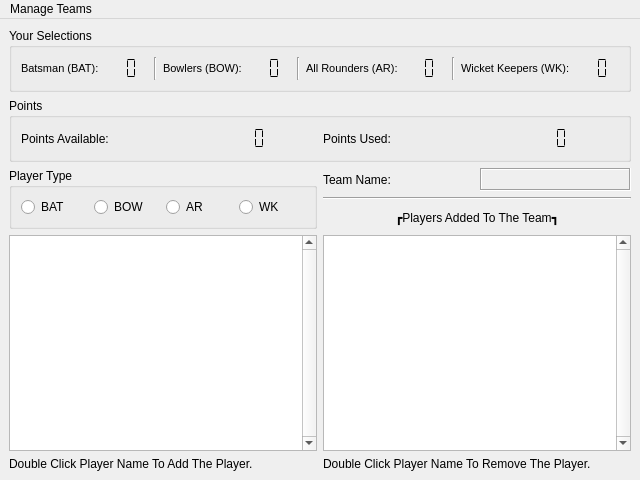
<?xml version="1.0" encoding="UTF-8"?>
<ui version="4.0">
 <class>MainWindow</class>
 <widget class="QMainWindow" name="MainWindow">
  <property name="geometry">
   <rect>
    <x>0</x>
    <y>0</y>
    <width>640</width>
    <height>480</height>
   </rect>
  </property>
  <property name="windowTitle">
   <string>Fantasy Cricket</string>
  </property>
  <widget class="QWidget" name="centralwidget">
   <property name="enabled">
    <bool>true</bool>
   </property>
   <layout class="QGridLayout" name="gridLayout">
    <item row="3" column="2">
     <widget class="QLabel" name="teamNameLabel">
      <property name="enabled">
       <bool>true</bool>
      </property>
      <property name="text">
       <string>Team Name:</string>
      </property>
     </widget>
    </item>
    <item row="3" column="0" rowspan="3" colspan="2">
     <widget class="QGroupBox" name="typeBox">
      <property name="enabled">
       <bool>true</bool>
      </property>
      <property name="title">
       <string>Player Type</string>
      </property>
      <layout class="QHBoxLayout" name="horizontalLayout_2">
       <item>
        <widget class="QRadioButton" name="batRadio">
         <property name="text">
          <string>BAT</string>
         </property>
         <attribute name="buttonGroup">
          <string notr="true">typeGroup</string>
         </attribute>
        </widget>
       </item>
       <item>
        <widget class="QRadioButton" name="bowRadio">
         <property name="text">
          <string>BOW</string>
         </property>
         <attribute name="buttonGroup">
          <string notr="true">typeGroup</string>
         </attribute>
        </widget>
       </item>
       <item>
        <widget class="QRadioButton" name="arRadio">
         <property name="text">
          <string>AR</string>
         </property>
         <attribute name="buttonGroup">
          <string notr="true">typeGroup</string>
         </attribute>
        </widget>
       </item>
       <item>
        <widget class="QRadioButton" name="wkRadio">
         <property name="enabled">
          <bool>true</bool>
         </property>
         <property name="text">
          <string>WK</string>
         </property>
         <attribute name="buttonGroup">
          <string notr="true">typeGroup</string>
         </attribute>
        </widget>
       </item>
      </layout>
     </widget>
    </item>
    <item row="7" column="0" colspan="2">
     <widget class="QLabel" name="guideAddLabel">
      <property name="text">
       <string>Double Click Player Name To Add The Player.</string>
      </property>
     </widget>
    </item>
    <item row="4" column="2" colspan="2">
     <widget class="Line" name="line_3">
      <property name="orientation">
       <enum>Qt::Horizontal</enum>
      </property>
     </widget>
    </item>
    <item row="5" column="2" colspan="2">
     <widget class="QLabel" name="playerAddedLabel">
      <property name="enabled">
       <bool>true</bool>
      </property>
      <property name="text">
       <string>┏Players Added To The Team┓</string>
      </property>
      <property name="alignment">
       <set>Qt::AlignCenter</set>
      </property>
     </widget>
    </item>
    <item row="6" column="2" colspan="2">
     <widget class="QListWidget" name="addedPlayers">
      <property name="enabled">
       <bool>true</bool>
      </property>
      <property name="verticalScrollBarPolicy">
       <enum>Qt::ScrollBarAlwaysOn</enum>
      </property>
     </widget>
    </item>
    <item row="7" column="2" colspan="2">
     <widget class="QLabel" name="guideRemoveLabel">
      <property name="text">
       <string>Double Click Player Name To Remove The Player.</string>
      </property>
     </widget>
    </item>
    <item row="6" column="0" colspan="2">
     <widget class="QListWidget" name="availablePlayers">
      <property name="enabled">
       <bool>true</bool>
      </property>
      <property name="verticalScrollBarPolicy">
       <enum>Qt::ScrollBarAlwaysOn</enum>
      </property>
      <property name="horizontalScrollBarPolicy">
       <enum>Qt::ScrollBarAsNeeded</enum>
      </property>
     </widget>
    </item>
    <item row="2" column="0" colspan="4">
     <widget class="QGroupBox" name="pointsBox">
      <property name="enabled">
       <bool>true</bool>
      </property>
      <property name="title">
       <string>Points</string>
      </property>
      <layout class="QHBoxLayout" name="horizontalLayout_3">
       <item>
        <widget class="QLabel" name="leftPointLabel">
         <property name="text">
          <string>Points Available:</string>
         </property>
        </widget>
       </item>
       <item>
        <widget class="QLCDNumber" name="leftPointCount">
         <property name="frameShape">
          <enum>QFrame::NoFrame</enum>
         </property>
         <property name="lineWidth">
          <number>0</number>
         </property>
         <property name="digitCount">
          <number>4</number>
         </property>
         <property name="segmentStyle">
          <enum>QLCDNumber::Flat</enum>
         </property>
        </widget>
       </item>
       <item>
        <widget class="QLabel" name="usedPointLabel">
         <property name="text">
          <string>Points Used:</string>
         </property>
        </widget>
       </item>
       <item>
        <widget class="QLCDNumber" name="usedPointCount">
         <property name="frameShape">
          <enum>QFrame::NoFrame</enum>
         </property>
         <property name="lineWidth">
          <number>0</number>
         </property>
         <property name="digitCount">
          <number>4</number>
         </property>
         <property name="segmentStyle">
          <enum>QLCDNumber::Flat</enum>
         </property>
        </widget>
       </item>
      </layout>
     </widget>
    </item>
    <item row="1" column="0" colspan="4">
     <widget class="QGroupBox" name="selectionBox">
      <property name="enabled">
       <bool>true</bool>
      </property>
      <property name="title">
       <string>Your Selections</string>
      </property>
      <layout class="QHBoxLayout" name="horizontalLayout">
       <item>
        <widget class="QLabel" name="labelBat">
         <property name="font">
          <font>
           <pointsize>8</pointsize>
          </font>
         </property>
         <property name="text">
          <string>Batsman (BAT):</string>
         </property>
        </widget>
       </item>
       <item>
        <widget class="QLCDNumber" name="countBat">
         <property name="font">
          <font>
           <weight>50</weight>
           <bold>false</bold>
          </font>
         </property>
         <property name="frameShape">
          <enum>QFrame::NoFrame</enum>
         </property>
         <property name="lineWidth">
          <number>0</number>
         </property>
         <property name="smallDecimalPoint">
          <bool>false</bool>
         </property>
         <property name="digitCount">
          <number>2</number>
         </property>
         <property name="segmentStyle">
          <enum>QLCDNumber::Flat</enum>
         </property>
         <property name="value" stdset="0">
          <double>0.000000000000000</double>
         </property>
        </widget>
       </item>
       <item>
        <widget class="Line" name="line_0">
         <property name="orientation">
          <enum>Qt::Vertical</enum>
         </property>
        </widget>
       </item>
       <item>
        <widget class="QLabel" name="labelBow">
         <property name="font">
          <font>
           <pointsize>8</pointsize>
          </font>
         </property>
         <property name="text">
          <string>Bowlers (BOW):</string>
         </property>
        </widget>
       </item>
       <item>
        <widget class="QLCDNumber" name="countBow">
         <property name="font">
          <font>
           <weight>50</weight>
           <bold>false</bold>
          </font>
         </property>
         <property name="frameShape">
          <enum>QFrame::NoFrame</enum>
         </property>
         <property name="lineWidth">
          <number>0</number>
         </property>
         <property name="smallDecimalPoint">
          <bool>false</bool>
         </property>
         <property name="digitCount">
          <number>2</number>
         </property>
         <property name="segmentStyle">
          <enum>QLCDNumber::Flat</enum>
         </property>
         <property name="value" stdset="0">
          <double>0.000000000000000</double>
         </property>
        </widget>
       </item>
       <item>
        <widget class="Line" name="line_1">
         <property name="orientation">
          <enum>Qt::Vertical</enum>
         </property>
        </widget>
       </item>
       <item>
        <widget class="QLabel" name="labelAr">
         <property name="font">
          <font>
           <pointsize>8</pointsize>
          </font>
         </property>
         <property name="text">
          <string>All Rounders (AR):</string>
         </property>
        </widget>
       </item>
       <item>
        <widget class="QLCDNumber" name="countAr">
         <property name="font">
          <font>
           <weight>50</weight>
           <bold>false</bold>
          </font>
         </property>
         <property name="frameShape">
          <enum>QFrame::NoFrame</enum>
         </property>
         <property name="lineWidth">
          <number>0</number>
         </property>
         <property name="smallDecimalPoint">
          <bool>false</bool>
         </property>
         <property name="digitCount">
          <number>2</number>
         </property>
         <property name="segmentStyle">
          <enum>QLCDNumber::Flat</enum>
         </property>
         <property name="value" stdset="0">
          <double>0.000000000000000</double>
         </property>
        </widget>
       </item>
       <item>
        <widget class="Line" name="line_2">
         <property name="orientation">
          <enum>Qt::Vertical</enum>
         </property>
        </widget>
       </item>
       <item>
        <widget class="QLabel" name="labelWk">
         <property name="font">
          <font>
           <pointsize>8</pointsize>
          </font>
         </property>
         <property name="text">
          <string>Wicket Keepers (WK):</string>
         </property>
        </widget>
       </item>
       <item>
        <widget class="QLCDNumber" name="countWk">
         <property name="font">
          <font>
           <weight>50</weight>
           <bold>false</bold>
          </font>
         </property>
         <property name="frameShape">
          <enum>QFrame::NoFrame</enum>
         </property>
         <property name="lineWidth">
          <number>0</number>
         </property>
         <property name="smallDecimalPoint">
          <bool>false</bool>
         </property>
         <property name="digitCount">
          <number>2</number>
         </property>
         <property name="segmentStyle">
          <enum>QLCDNumber::Flat</enum>
         </property>
         <property name="value" stdset="0">
          <double>0.000000000000000</double>
         </property>
        </widget>
       </item>
      </layout>
     </widget>
    </item>
    <item row="3" column="3">
     <widget class="QLabel" name="nameLabel">
      <property name="enabled">
       <bool>true</bool>
      </property>
      <property name="font">
       <font>
        <pointsize>10</pointsize>
        <weight>75</weight>
        <bold>true</bold>
       </font>
      </property>
      <property name="frameShape">
       <enum>QFrame::Box</enum>
      </property>
      <property name="frameShadow">
       <enum>QFrame::Sunken</enum>
      </property>
      <property name="text">
       <string/>
      </property>
      <property name="alignment">
       <set>Qt::AlignCenter</set>
      </property>
     </widget>
    </item>
   </layout>
  </widget>
  <widget class="QMenuBar" name="menubar">
   <property name="geometry">
    <rect>
     <x>0</x>
     <y>0</y>
     <width>640</width>
     <height>21</height>
    </rect>
   </property>
   <widget class="QMenu" name="manageTeams">
    <property name="title">
     <string>Manage Teams</string>
    </property>
    <addaction name="newTeam"/>
    <addaction name="openTeam"/>
    <addaction name="saveTeam"/>
    <addaction name="separator"/>
    <addaction name="evaluateTeam"/>
   </widget>
   <addaction name="manageTeams"/>
  </widget>
  <action name="newTeam">
   <property name="text">
    <string>New Team</string>
   </property>
   <property name="font">
    <font>
     <pointsize>8</pointsize>
    </font>
   </property>
   <property name="shortcut">
    <string>Ctrl+N</string>
   </property>
  </action>
  <action name="openTeam">
   <property name="text">
    <string>Open Team</string>
   </property>
   <property name="shortcut">
    <string>Ctrl+O</string>
   </property>
  </action>
  <action name="saveTeam">
   <property name="text">
    <string>Save Team</string>
   </property>
   <property name="shortcut">
    <string>Ctrl+S</string>
   </property>
  </action>
  <action name="evaluateTeam">
   <property name="text">
    <string>Evaluate Team</string>
   </property>
   <property name="shortcut">
    <string>F5</string>
   </property>
  </action>
 </widget>
 <resources/>
 <connections>
  <connection>
   <sender>batRadio</sender>
   <signal>clicked()</signal>
   <receiver>availablePlayers</receiver>
   <slot>clear()</slot>
   <hints>
    <hint type="sourcelabel">
     <x>41</x>
     <y>188</y>
    </hint>
    <hint type="destinationlabel">
     <x>44</x>
     <y>247</y>
    </hint>
   </hints>
  </connection>
  <connection>
   <sender>bowRadio</sender>
   <signal>clicked()</signal>
   <receiver>availablePlayers</receiver>
   <slot>clear()</slot>
   <hints>
    <hint type="sourcelabel">
     <x>103</x>
     <y>188</y>
    </hint>
    <hint type="destinationlabel">
     <x>109</x>
     <y>251</y>
    </hint>
   </hints>
  </connection>
  <connection>
   <sender>arRadio</sender>
   <signal>clicked()</signal>
   <receiver>availablePlayers</receiver>
   <slot>clear()</slot>
   <hints>
    <hint type="sourcelabel">
     <x>177</x>
     <y>185</y>
    </hint>
    <hint type="destinationlabel">
     <x>178</x>
     <y>239</y>
    </hint>
   </hints>
  </connection>
  <connection>
   <sender>wkRadio</sender>
   <signal>clicked()</signal>
   <receiver>availablePlayers</receiver>
   <slot>clear()</slot>
   <hints>
    <hint type="sourcelabel">
     <x>249</x>
     <y>193</y>
    </hint>
    <hint type="destinationlabel">
     <x>249</x>
     <y>261</y>
    </hint>
   </hints>
  </connection>
 </connections>
 <buttongroups>
  <buttongroup name="typeGroup"/>
 </buttongroups>
</ui>
